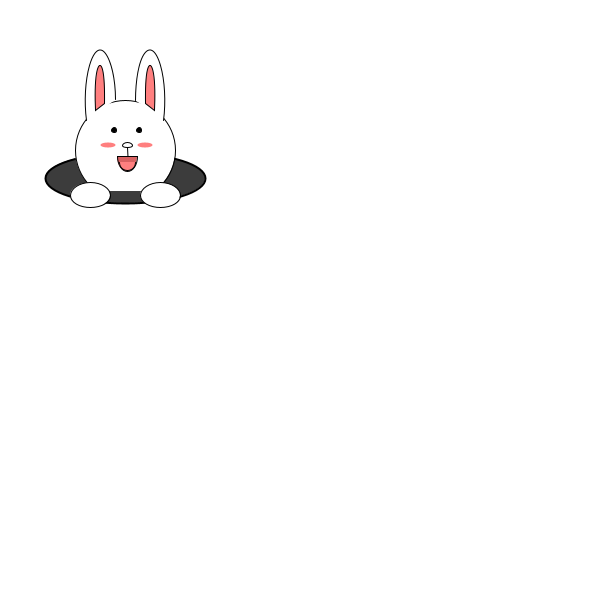
Frame 1 (no input)
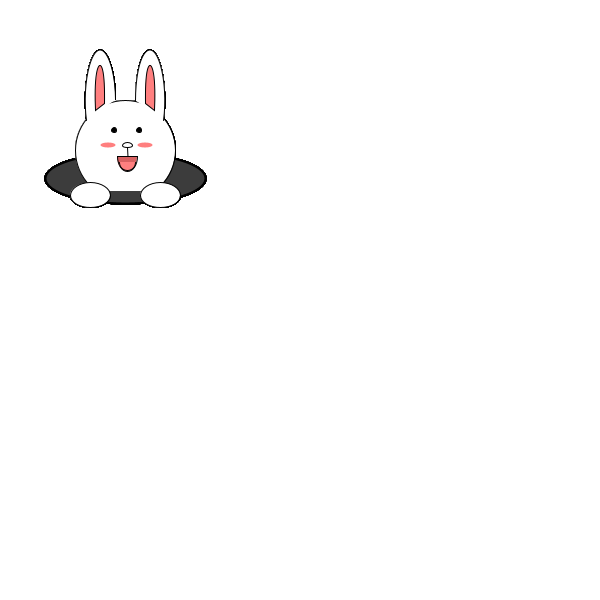
Frame 60 (the mouse pressed at the canvas centre just before this capture)
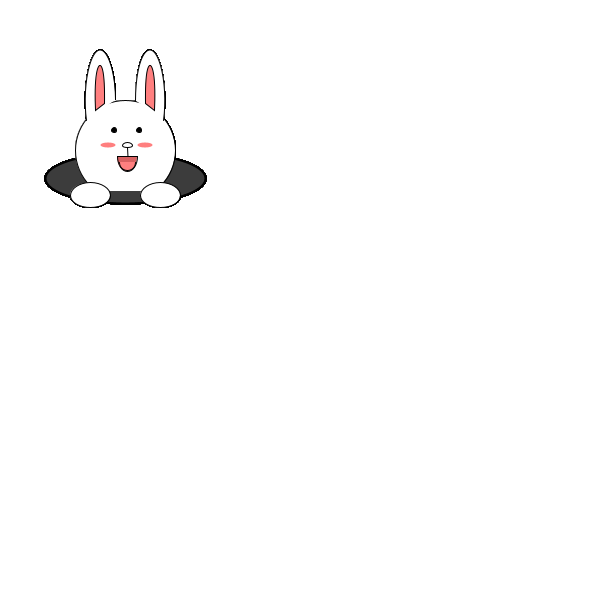
Frame 120 (the mouse held since frame 60 and released just before this capture)

The Processing sketch that drew these frames (run headless with seeded random() and noise(); from frame 60 on, the mouse is pressed at the canvas centre):

// Processing sketch: conyLine
// ── conyLine.pde
void setup(){
  size(600,600);
  background(255);
}

void draw(){
  stroke(0);
  fill(60);
  strokeWeight(2);
  ellipse(125,178,160,50);
  fill(255);
  strokeWeight(1);
  ellipse(125,150,100,100);
  fill(255);
  arc(100,100,30,100,PI-0.42,TWO_PI,OPEN);
  arc(150,100,30,100,PI,TWO_PI+0.42,OPEN);
  
  fill(255,127,127);
  arc(100,100,10,70,PI-0.3,TWO_PI+0.1,CHORD);
  arc(150,100,10,70,PI-0.1,TWO_PI+0.3,CHORD);
  
  
  fill(0);
  ellipse(114,130,5,5);
  ellipse(139,130,5,5);
  
  noFill();
  ellipse(127,145,10,5);
  
  line(127,147,128,166);
  
  fill(216,97,97);
  arc(127,156,20,30,0,PI,CHORD);
  
  fill(255,127,127);
  arc(127,162,16,17,0,PI,OPEN);
  noStroke();
  ellipse(108,145,15,5);
  ellipse(145,145,15,5);
  stroke(0);
  
  fill(60);
  noStroke();
  rect(85,191,75,10);
  
  stroke(0);
  fill(255);
  ellipse(90,195,40,25);
  ellipse(160,195,40,25); 
}
